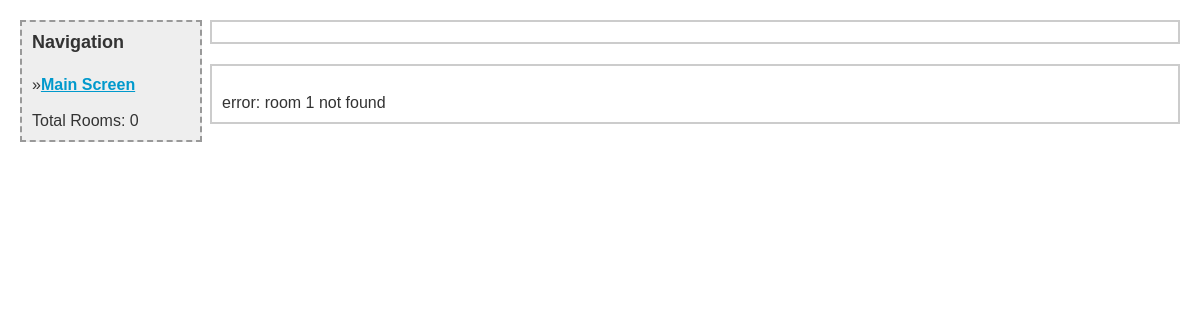
The app's page /cyo/room.php, older data.
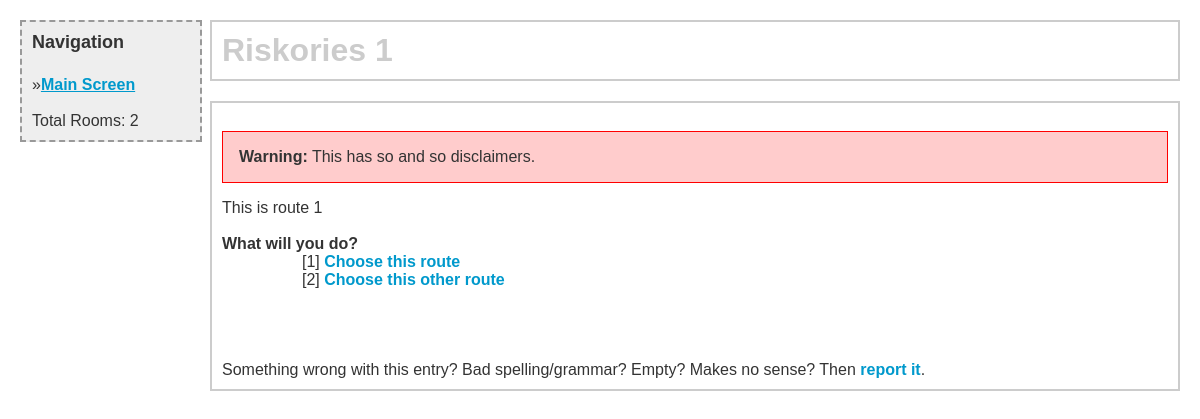
The same page, newer data.
### tables this page shows
CREATE TABLE `choose_settings` (
  `id` int(11) NOT NULL,
  `title` varchar(128) DEFAULT NULL,
  `root_url` varchar(128) DEFAULT NULL,
  `copyright_text` varchar(64) DEFAULT NULL,
  `copyright_year` int(11) DEFAULT NULL,
  `copyright_url` varchar(128) DEFAULT NULL,
  `main_page_text` text,
  `warn_box_blurb` text,
  `new_room_blurb` text,
  `kill_depth` int(11) DEFAULT NULL,
  `privacy_policy` text,
  `enable_adsense` binary(1) DEFAULT NULL,
  `adsense_blurb` text,
  `enable_recaptcha` binary(1) DEFAULT NULL,
  `recaptcha_public_key` varchar(64) DEFAULT NULL,
  `recaptcha_private_key` varchar(64) DEFAULT NULL,
  `enable_analytics` binary(1) DEFAULT NULL,
  `analytics_blurb` text
);

CREATE TABLE `choose_rooms` (
  `id` int(11) NOT NULL,
  `email` varchar(255) NOT NULL DEFAULT '',
  `blurb` text NOT NULL,
  `text_1` varchar(255) NOT NULL DEFAULT '',
  `room_1` int(11) NOT NULL DEFAULT '0',
  `text_2` varchar(255) NOT NULL DEFAULT '',
  `room_2` int(11) NOT NULL DEFAULT '0',
  `end_here` tinyint(4) NOT NULL DEFAULT '0',
  `ip` varchar(255) NOT NULL DEFAULT ''
);

### cyo/db.php (called while the page is built, shortened)
<?php
function db_single($ret){
  $row = mysql_fetch_array($ret);
  return $row;
}
?>

### cyo/keySwap.php (called while the page is built, shortened)
<?php
    if(isset($_SESSION['name']))
    {
        $name = $_SESSION['name'];
        $soName = $_SESSION['soName'];
        $age = $_SESSION['age'];
    }
    else
    {
        $name = 'you';
        $soName = 'a friend';
        $age = 'whatever';
    }
    $story2 = str_replace('@name', $name, $room['blurb']);
    $story1 = str_replace('@so', $soName, $story2);
    $story = str_replace('@age', $age, $story1);
?>

### cyo/room.php (the view, shortened to what this page needs)
<?php
	include('db.php');
	include('header.txt');
?>
<h1><?php echo $db ? $settings['title'] : "An epic adventure!"; ?></h1>
</div>
<div class="content">
<br>
<?php
	if(isset($_GET['room']))
	{
		$room_id = max(intval($_GET['room']), 1);
	}
	else
	{
		$room_id = 1;
	}
	$room = db_single(mysql_query("SELECT * FROM choose_rooms WHERE id=$room_id"));
    include('keySwap.php');
	if (!$room['id']){
		print "error: room $room_id not found";
		exit;
	}
	if ($room['id'] == 1){
		echo "<div class=\"warnbox\">\n";
		echo "<b>Warning:</b>  ".nl2br(htmlentities(chop($settings['warn_box_blurb'])));
		echo "</div>\n";
	}
	if ($room['end_here']){
		print nl2br(htmlentities(trim($room['blurb'])));
		echo "<br><br><b>It's all over.</b>";
        header( "Refresh:5; url=../guest/guestReg.php", true, 303);
	}else{
		print defaulty(nl2br(htmlentities(trim($story))))."<br />\n";
		echo "<br />\n";
		echo "<b>What will you do?</b><br />\n";
		echo "<div class=\"choices\">\n";
		print "[1] <a href=\"room.php?room=".$room['room_1']."&from=".$room_id."&opt=1\">".defaulty(htmlentities($room['text_1']))."</a><br />\n";
		print "[2] <a href=\"room.php?room=".$room['room_2']."&from=".$room_id."&opt=2\">".defaulty(htmlentities($room['text_2']))."</a><br />\n";
		echo "</div>\n";
	}
	print "<br><br><br><br>";
	echo "Something wrong with this entry? Bad spelling/grammar? Empty? Makes no sense? Then <a href=\"report.php?id=".$room['id']."\">report it</a>.<br />";
	function defaulty($x){
		return strlen($x) ? $x : '<i>Blank</i>';
	}
?>

### cyo/choose.css (style rules this page uses)
body { color:#333; background-color:white; margin:20px; padding:0px; font: 16px verdana, arial, helvetica, sans-serif; min-width:550px; }
h1 { margin:0px 0px 0px 0px; padding:0px; font-size:32px; font-weight:900; color:#ccc; }
h2 { font:bold 18px verdana, arial, helvetica, sans-serif; margin:0px 0px 5px 0px; padding:0px; }
p { margin:0px 0px 16px 0px; padding:0px; }
a { color:#09c; font-family:verdana, arial, helvetica, sans-serif; font-weight:600; text-decoration:none; }
a:link { color:#09c; }
.content { width:a uto; margin: 0px 0px 20px 190px; border: 2px solid #ccc; padding: 10px; }
#leftcol { position:absolute; width:190px; top:20px; left:20px; border: 2px dashed #999; background-color:#eee; padding:10px; }
body>#leftcol { width:158px; }
#leftcol a { text-decoration: underline; }
.choices { margin-left: 5em; }
div.warnbox { border: 1px solid #f00; padding: 1em; background-color: #fcc; margin-bottom: 1em; }

Row changes from the older to the newer data that the page shows:
added choose_settings: title "Riskories 1", warn_box_blurb "This has so and so disclaimers."
added choose_rooms: blurb "This is route 1 Choose this route Choose this other route"
Text that changed along with them:
$room_id: "1" → (not shown)
text no longer shown: "error: room not found Navigation » Main Screen Total Rooms: 0"
text now shown: "Warning: What will you do? [1] [2] Something wrong with this entry? Bad spelling/grammar? Empty? Makes no sense? Then report it . Navigation » Main Screen Total Rooms: 2"
